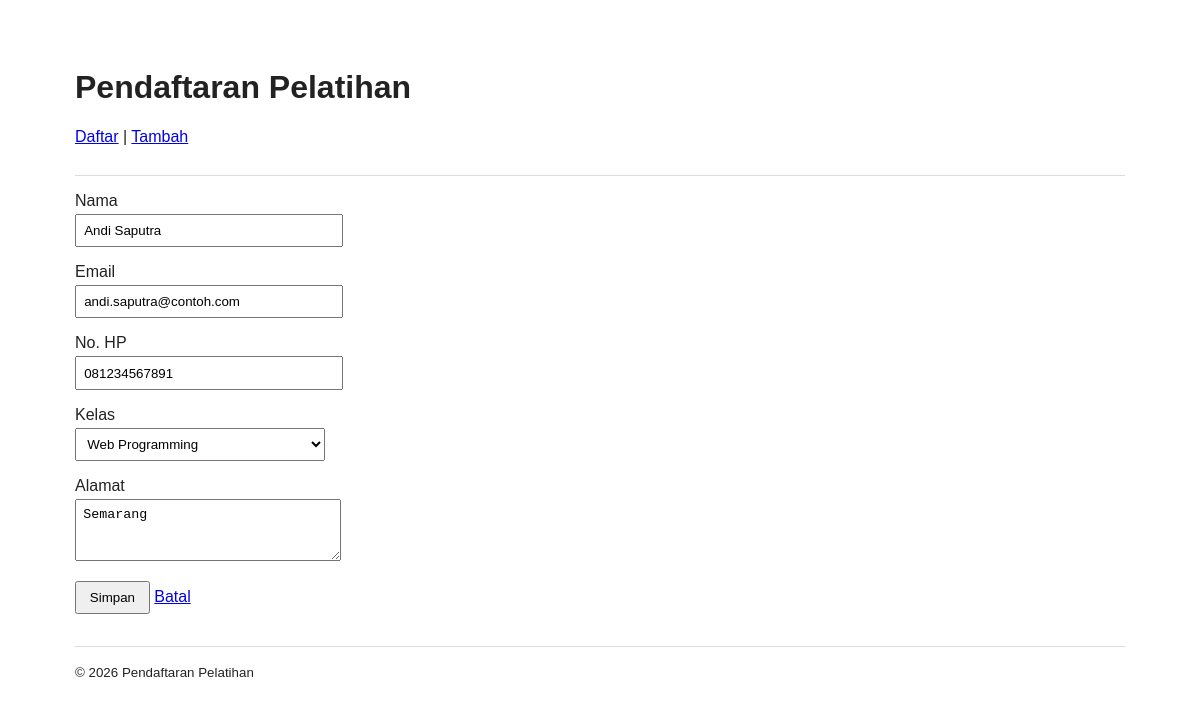
The app's page /ubah.php?id=2 with its own data.
### tables this page shows
CREATE TABLE IF NOT EXISTS pendaftar (
    id INT AUTO_INCREMENT PRIMARY KEY,
    nama VARCHAR(100) NOT NULL,
    email VARCHAR(120) NOT NULL UNIQUE,
    no_hp VARCHAR(20) NOT NULL,
    alamat TEXT NULL,
    kelas_id INT NOT NULL,
    tgl_daftar TIMESTAMP DEFAULT CURRENT_TIMESTAMP,
    CONSTRAINT fk_pendaftar_kelas FOREIGN KEY (kelas_id) REFERENCES kelas(id)
        ON DELETE RESTRICT ON UPDATE CASCADE
);

CREATE TABLE IF NOT EXISTS kelas (
    id INT AUTO_INCREMENT PRIMARY KEY,
    nama_kelas VARCHAR(100) NOT NULL,
    kuota INT NOT NULL DEFAULT 30
);

### public/ubah.php (called while the page is built, shortened)
<?php
$pdo = getConnection();
$id = filter_var($_GET['id'] ?? null, FILTER_VALIDATE_INT, ['options' => ['min_range' => 1]]);
$pendaftar = $id === false || $id === null ? null : ambilPendaftarById($pdo, $id);
$kelas = daftarKelas($pdo);
$lama = $pendaftar;
require __DIR__ . '/../templates/header.php';
require __DIR__ . '/_form.php';
require __DIR__ . '/../templates/footer.php';

### src/pendaftar.php (called while the page is built, shortened)
<?php
function daftarKelas(PDO $pdo): array
{
    return $pdo->query('SELECT id, nama_kelas FROM kelas ORDER BY nama_kelas')->fetchAll();
}
function ambilPendaftarById(PDO $pdo, int $id): ?array
{
    $stmt = $pdo->prepare('SELECT * FROM pendaftar WHERE id = :id');
    $stmt->execute(['id' => $id]);
    $baris = $stmt->fetch();
    return $baris === false ? null : $baris;
}

### src/helpers.php (called while the page is built, shortened)
<?php
function e(?string $teks): string
{
    return htmlspecialchars($teks ?? '', ENT_QUOTES, 'UTF-8');
}

### public/_form.php (the view, shortened to what this page needs)
<form method="post">
    <p>
        <label for="nama">Nama</label><br>
        <input id="nama" name="nama" value="<?= e((string) ($lama['nama'] ?? '')) ?>" required>
    </p>
    <p>
        <label for="email">Email</label><br>
        <input id="email" name="email" type="email" value="<?= e((string) ($lama['email'] ?? '')) ?>" required>
    </p>
    <p>
        <label for="no_hp">No. HP</label><br>
        <input id="no_hp" name="no_hp" value="<?= e((string) ($lama['no_hp'] ?? '')) ?>" required>
    </p>
    <p>
        <label for="kelas_id">Kelas</label><br>
        <select id="kelas_id" name="kelas_id" required>
            <?php foreach ($kelas as $k): ?>
                <option value="<?= (int) $k['id'] ?>" <?= (int) ($lama['kelas_id'] ?? 0) === (int) $k['id'] ? 'selected' : '' ?>><?= e($k['nama_kelas']) ?></option>
            <?php endforeach; ?>
        </select>
    </p>
    <p>
        <label for="alamat">Alamat</label><br>
        <textarea id="alamat" name="alamat" rows="3"><?= e((string) ($lama['alamat'] ?? '')) ?></textarea>
    </p>
    <button type="submit">Simpan</button>
    <a href="index.php">Batal</a>
</form>

### templates/header.php (style rules this page uses)
body { font-family: Arial, sans-serif; max-width: 1050px; margin: 2rem auto; padding: 0 1rem; color: #222; }
label { display: inline-block; margin-bottom: .25rem; }
input, select, textarea { padding: .45rem; min-width: 250px; max-width: 100%; }
button { padding: .45rem .8rem; cursor: pointer; }

### records on screen
pendaftar: nama "Andi Saputra", email "andi.saputra@contoh.com", no_hp "081234567891", kelas_id "Web Programming", alamat "Semarang"
